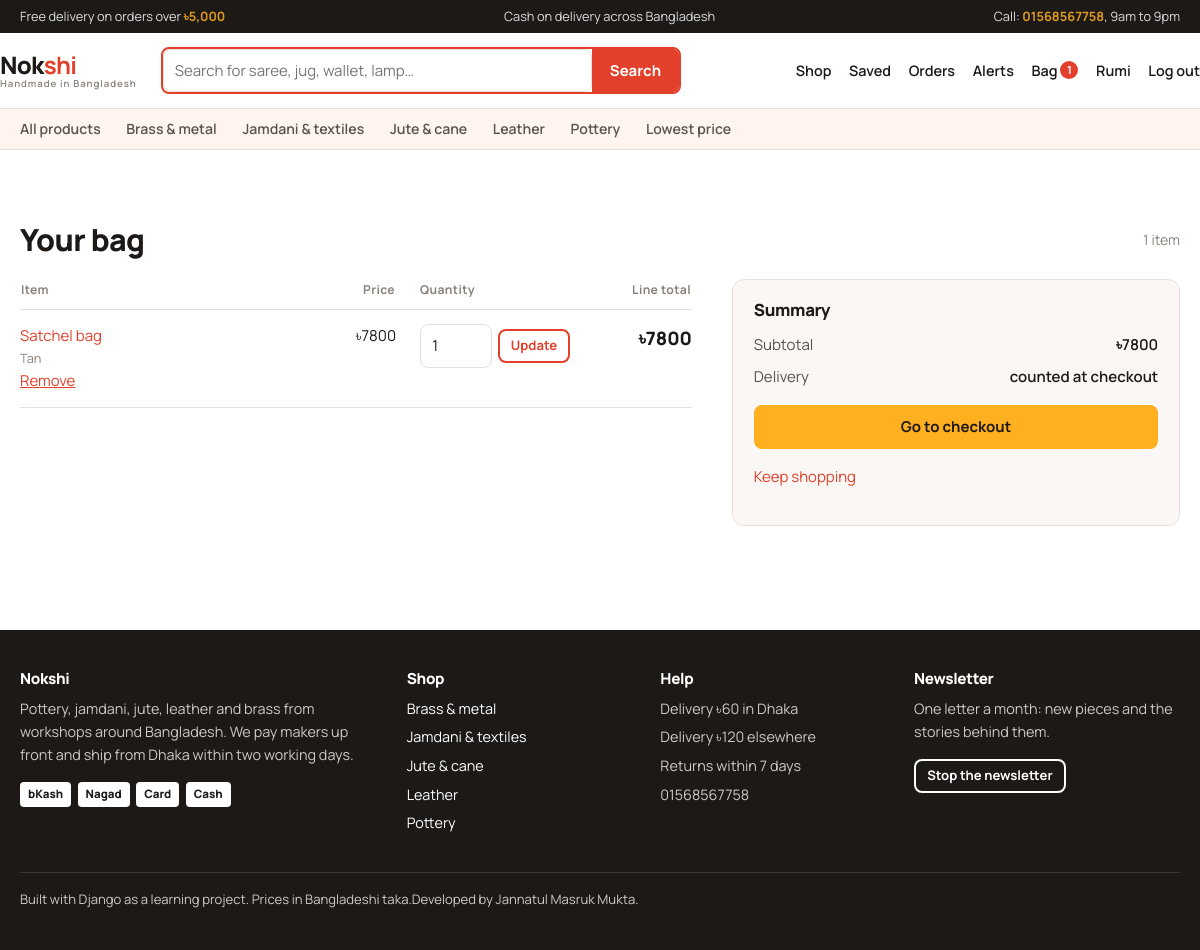
The page /bag/ (signed in) on the database its author committed.
### products/models.py (models this page shows, shortened)
class CustomUser(AbstractUser):
    middle_name = models.CharField(max_length=150, blank=True)
    email = models.EmailField(unique=True)
    REQUIRED_FIELDS = ["email"]
    class Meta:
        verbose_name = "user"
        verbose_name_plural = "users"

class Category(models.Model):
    name = models.CharField(max_length=120, unique=True)
    slug = models.SlugField(max_length=140, unique=True, blank=True)
    description = models.CharField(max_length=255, blank=True)
    image = models.ImageField(upload_to="categories/", blank=True)
    class Meta:
        verbose_name_plural = "categories"
        ordering = ["name"]
    def get_absolute_url(self):
        return f"{reverse('product_list')}?category={self.slug}"

class Cart(models.Model):
    customer = models.OneToOneField(Customer, on_delete=models.CASCADE, related_name="cart")
    created_at = models.DateTimeField(auto_now_add=True)
    @property
    def subtotal(self):
        return sum((item.line_total for item in self.items.all()), Decimal("0.00"))
    @property
    def item_count(self):
        return sum(item.quantity for item in self.items.all())

class CartItem(models.Model):
    cart = models.ForeignKey(Cart, on_delete=models.CASCADE, related_name="items")
    variant = models.ForeignKey(ProductVariant, on_delete=models.CASCADE)
    quantity = models.PositiveIntegerField(default=1)
    added_at = models.DateTimeField(auto_now_add=True)
    class Meta:
        unique_together = ("cart", "variant")
        ordering = ["added_at"]
    @property
    def line_total(self):
        return self.variant.price * self.quantity

class ProductVariant(models.Model):
    product = models.ForeignKey(Product, on_delete=models.CASCADE, related_name="variants")
    name = models.CharField(max_length=120, help_text="e.g. Indigo / Medium")
    sku = models.CharField(max_length=40, unique=True)
    price = models.DecimalField(max_digits=10, decimal_places=2)
    compare_at_price = models.DecimalField(
        max_digits=10,
        decimal_places=2,
        null=True,
        blank=True,
        help_text="The old price. Leave empty if this item is not on offer.",
    )
    stock = models.PositiveIntegerField(default=0)
    class Meta:
        ordering = ["price"]
        unique_together = ("product", "name")

class Product(models.Model):
    name = models.CharField(max_length=200)
    slug = models.SlugField(max_length=220, unique=True, blank=True)
    description = models.TextField()
    category = models.ForeignKey(Category, on_delete=models.PROTECT, related_name="products")
    brand = models.ForeignKey(Brand, on_delete=models.PROTECT, related_name="products")
    image = models.ImageField(upload_to="products/", blank=True)
    is_featured = models.BooleanField(default=False)
    is_active = models.BooleanField(default=True)
    created_at = models.DateTimeField(auto_now_add=True)
    class Meta:
        ordering = ["-created_at"]
    def get_absolute_url(self):
        return reverse("product_detail", args=[self.slug])

### products/views.py (the view)
# urls.py: path('bag/', views.cart_detail, name='cart_detail'),
@login_required
def cart_detail(request):
    cart = get_cart(request)
    items = cart.items.select_related("variant__product")
    return render(request, "products/cart.html", {"cart": cart, "items": items})

### products/context_processors.py (called while the page is built)
def shop_context(request):
    data = {
        'shop_name': settings.SHOP_NAME,
        'shop_tagline': settings.SHOP_TAGLINE,
        'nav_categories': Category.objects.all()[:6],
        'cart_count': 0,
        'unread_notifications': 0,
        'is_subscribed': False,
    }
    if request.user.is_authenticated:
        customer = getattr(request.user, 'customer', None)
        if customer:
            cart = getattr(customer, 'cart', None)
            if cart:
                data['cart_count'] = cart.item_count
            data['unread_notifications'] = customer.notifications.filter(is_read=False).count()
            subscription = getattr(customer, 'subscription', None)
            data['is_subscribed'] = bool(subscription and subscription.is_active)
    return data

### products/views.py (called while the page is built)
def get_cart(request):
    cart, _ = Cart.objects.get_or_create(customer=request.user.customer)
    return cart

### products/templates/products/cart.html (shortened to what this page needs)
{% extends "base.html" %}
{% block content %}
<div class="section-head">
  <h1>Your bag</h1>
  <p>{{ cart.item_count }} item{{ cart.item_count|pluralize }}</p>
</div>
{% if items %}
<div class="split">
  <div>
    <table class="line-table">
      <thead>
        <tr><th>Item</th><th class="numeric">Price</th><th>Quantity</th><th class="numeric">Line total</th></tr>
      </thead>
      <tbody>
        {% for item in items %}
          <tr>
            <td>
              <a href="{{ item.variant.product.get_absolute_url }}">{{ item.variant.product.name }}</a>
              <div class="maker">{{ item.variant.name }}</div>
              <a class="linkish" href="{% url 'cart_remove' item.pk %}">Remove</a>
            </td>
            <td class="numeric">৳{{ item.variant.price|floatformat:0 }}</td>
            <td>
              <form class="qty-form" method="post" action="{% url 'cart_update' item.pk %}">
                <input type="number" name="quantity" value="{{ item.quantity }}" min="0" max="{{ item.variant.stock }}" aria-label="Quantity">
                <button class="btn btn-small btn-quiet" type="submit">Update</button>
              </form>
            </td>
            <td class="numeric price">৳{{ item.line_total|floatformat:0 }}</td>
          </tr>
        {% endfor %}
      </tbody>
    </table>
  </div>
  <div class="summary">
    <h3>Summary</h3>
    <dl>
      <dt>Subtotal</dt><dd>৳{{ cart.subtotal|floatformat:0 }}</dd>
      <dt>Delivery</dt><dd>counted at checkout</dd>
    </dl>
    <a class="btn btn-accent" href="{% url 'checkout' %}">Go to checkout</a>
    <p style="margin-top:1rem"><a href="{% url 'product_list' %}">Keep shopping</a></p>
  </div>
</div>
{% else %}
  <div class="empty-state">
    <h2>Your bag is empty</h2>
    <p>Pick something from the shop and it will show up here.</p>
    <a class="btn" href="{% url 'product_list' %}">Browse the shop</a>
  </div>
{% endif %}
{% endblock %}

### products/templates/base.html (shortened to what this page needs)
{% load static %}<!DOCTYPE html>
<html lang="en">
<head>
  <link rel="stylesheet" href="{% static 'css/style.css' %}">
</head>
<body>
<div class="ticker">
  <div class="shell">
    <span>Free delivery on orders over <strong>৳5,000</strong></span>
    <span>Cash on delivery across Bangladesh</span>
    <span>Call: <strong>01568567758</strong>, 9am to 9pm</span>
  </div>
</div>
<header class="masthead">
  <div class="shell masthead-inner">
    <a class="wordmark" href="{% url 'home' %}">Nok<b>shi</b><span>{{ shop_tagline }}</span></a>
    <form class="header-search" method="get" action="{% url 'product_list' %}" role="search">
      <input type="search" name="q" placeholder="Search for saree, jug, wallet, lamp…" aria-label="Search products">
      <button type="submit">Search</button>
    </form>
    <nav>
      <a href="{% url 'product_list' %}">Shop</a>
      {% if user.is_authenticated %}
        <a href="{% url 'wishlist' %}">Saved</a>
        <a href="{% url 'order_list' %}">Orders</a>
        <a href="{% url 'notifications' %}">Alerts{% if unread_notifications %}<span class="pill">{{ unread_notifications }}</span>{% endif %}</a>
        <a href="{% url 'cart_detail' %}">Bag{% if cart_count %}<span class="pill">{{ cart_count }}</span>{% endif %}</a>
        <a href="{% url 'profile' %}">{{ user.first_name|default:user.username }}</a>
        <form method="post" action="{% url 'logout' %}" style="display:inline">
          <button type="submit" class="linkish" style="text-decoration:none">Log out</button>
        </form>
      {% else %}
        <a href="{% url 'login' %}">Log in</a>
        <a class="btn btn-small" href="{% url 'signup' %}">Create account</a>
      {% endif %}
    </nav>
  </div>
</header>
{% if nav_categories %}
<div class="subnav">
  <div class="shell">
    <a href="{% url 'product_list' %}">All products</a>
    {% for category in nav_categories %}
      <a href="{{ category.get_absolute_url }}">{{ category.name }}</a>
    {% endfor %}
    <a href="{% url 'product_list' %}?sort=price_low">Lowest price</a>
  </div>
</div>
{% endif %}
<main>
  <div class="shell">
    {% block content %}{% endblock %}
  </div>
</main>
<footer class="footer">
  <div class="shell">
    <div class="footer-grid">
      <div>
        <h4>{{ shop_name }}</h4>
        <p>Pottery, jamdani, jute, leather and brass from workshops around Bangladesh. We pay makers up front and ship from Dhaka within two working days.</p>
        <div class="pay-row">
          <span>bKash</span><span>Nagad</span><span>Card</span><span>Cash</span>
        </div>
      </div>
      <div>
        <h4>Shop</h4>
        <ul>
          {% for category in nav_categories %}
            <li><a href="{{ category.get_absolute_url }}">{{ category.name }}</a></li>
          {% endfor %}
        </ul>
      </div>
      <div>
        <h4>Help</h4>
        <ul>
          <li>Delivery ৳60 in Dhaka</li>
          <li>Delivery ৳120 elsewhere</li>
          <li>Returns within 7 days</li>
          <li>01568567758</li>
        </ul>
      </div>
      <div>
        <h4>Newsletter</h4>
        <p>One letter a month: new pieces and the stories behind them.</p>
        {% if user.is_authenticated %}
          <form method="post" action="{% url 'toggle_subscription' %}">
            {% if is_subscribed %}
              <button type="submit" class="btn btn-small btn-danger" style="color:#fff;border-color:#fff">Stop the newsletter</button>
            {% else %}
              <button type="submit" class="btn btn-small btn-accent">Sign me up</button>
            {% endif %}
          </form>
        {% else %}
          <a class="btn btn-small btn-accent" href="{% url 'signup' %}">Create an account</a>
        {% endif %}
      </div>
    </div>
    <p class="colophon">Built with Django as a learning project. Prices in Bangladeshi taka.Developed by Jannatul Masruk Mukta.</p>
  </div>
</footer>
</body>
</html>

### rows shown on the page
CustomUser: first_name "Rumi"
Category: name "Brass & metal"
Category: name "Jamdani & textiles"
Category: name "Jute & cane"
Category: name "Leather"
Category: name "Pottery"
Cart: item_count "1", subtotal "7800"
CartItem: variant.product.name "Satchel bag", variant.name "Tan", variant.price "7800", quantity "1", line_total "7800"

### other values the page prints
{{ shop_tagline }} "Handmade in Bangladesh"
{{ cart_count }} "1"
{{ shop_name }} "Nokshi"
